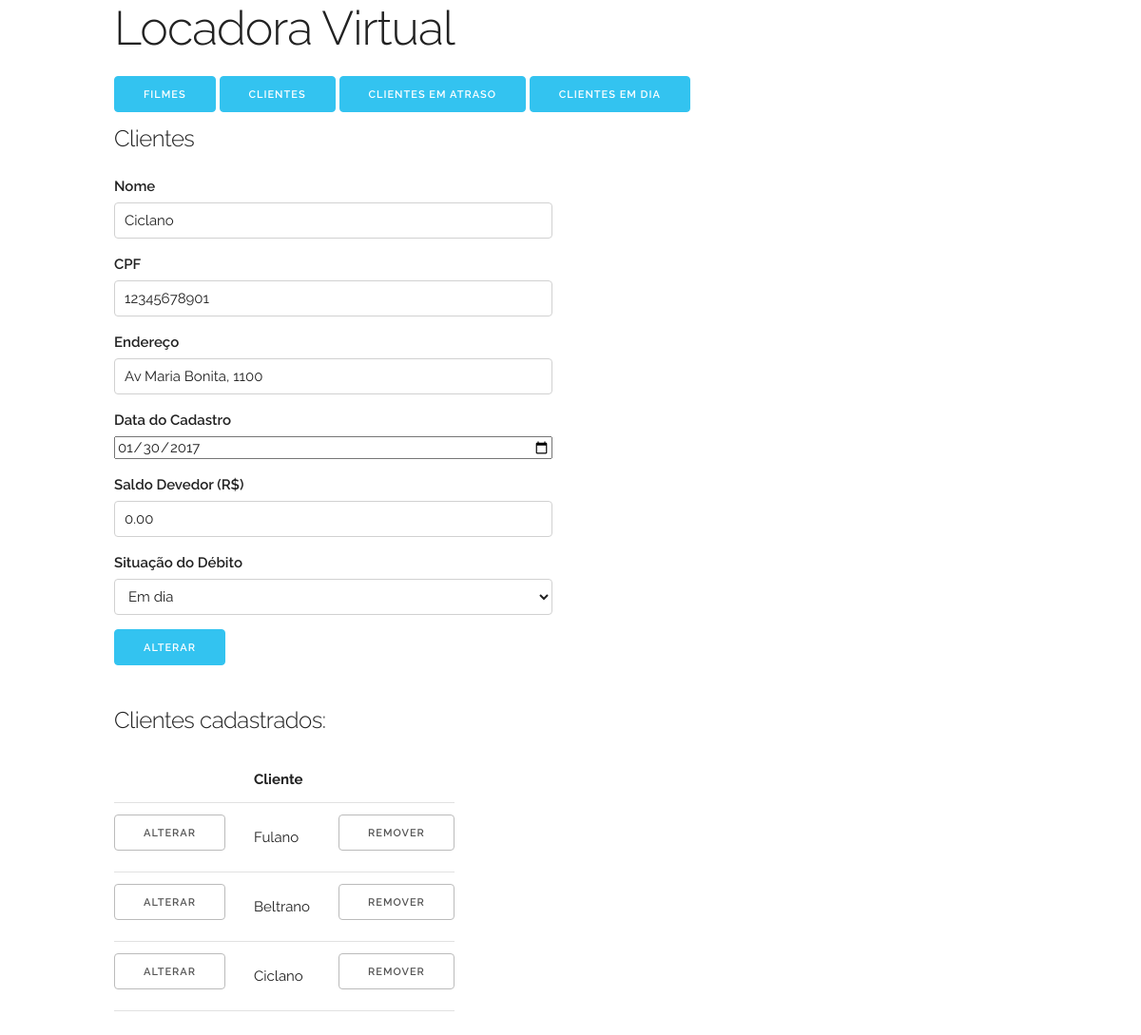
The page /index_cliente.php?acao=alterar&cpf=12345678901 on the database its author committed.
### tables this page shows
CREATE TABLE IF NOT EXISTS `cliente` (
  `cpf` VARCHAR(11) NOT NULL,
  `nome_cliente` VARCHAR(255) NOT NULL,
  `endereco` VARCHAR(45) NULL,
  `data_cadastro` TIMESTAMP NOT NULL DEFAULT CURRENT_TIMESTAMP,
  `saldo_devedor` DECIMAL(15,2) NOT NULL DEFAULT 0,
  `situacao_debito` VARCHAR(100) NOT NULL DEFAULT 'Em dia',
  UNIQUE INDEX `nome_UNIQUE` (`nome_cliente` ASC),
  UNIQUE INDEX `endereco_UNIQUE` (`endereco` ASC),
  PRIMARY KEY (`cpf`));

### public/repositorio_clientes.php (called while the page is built, shortened)
<?php
require 'conexao.php';
include 'cliente.php';
class RepositorioClientesMySQL implements IRepositorioClientes
{
  private $conexao;
  function __construct()
  {
    $this->conexao = new Conexao("mysql", getenv('MYSQL_USER'), getenv('MYSQL_PASSWORD'), getenv('MYSQL_DATABASE'));
  }
  public function buscarCliente($cpf)
  {
    $sql = "SELECT * FROM cliente WHERE cpf=?;";
    if ($stmt = $this->conexao->getConexao()->prepare($sql)) {
      $stmt->bind_param("s", $cpf);
      $stmt->execute();
      $result = $stmt->get_result();
      $cliente = $result->fetch_object();
      return new Cliente(
        $cliente->nome_cliente,
        $cliente->cpf,
        $cliente->endereco,
        $cliente->data_cadastro,
        $cliente->saldo_devedor,
        $cliente->situacao_debito
      );
    }
    printf("Erro: %s\n", mysqli_error($this->conexao->getConexao()));
    return false;
  }
  private function fetchObjectsInArray($lista)
  {
    $arrayClientes = array();
    while ($linha = mysqli_fetch_object($lista)) {
      array_push($arrayClientes, new Cliente(
        $linha->nome_cliente,
        $linha->cpf,
        $linha->endereco,
        $linha->data_cadastro,
        $linha->saldo_devedor,
        $linha->situacao_debito
      ));
    }
    return $arrayClientes;
  }
  public function getListaClientes()
  {
    $lista = $this->conexao->executarQuery('SELECT * FROM cliente;');
    return $this->fetchObjectsInArray($lista);
  }
}
$repositorio = new RepositorioClientesMySQL();

### public/conexao.php (called while the page is built, shortened)
<?php
class Conexao
{
  private $host;
  private $usuario;
  private $senha;
  private $banco;
  private $conexao;
  function __construct($host, $usuario, $senha, $banco)
  {
    $this->host = $host;
    $this->usuario = $usuario;
    $this->senha = $senha;
    $this->banco = $banco;
  }
  public function conectar()
  {
    $this->conexao = new mysqli(
      $this->host,
      $this->usuario,
      $this->senha,
      $this->banco
    );
    return true;
  }
  public function executarQuery($sql)
  {
    return $this->conexao->query($sql);
  }
  public function getConexao()
  {
    return $this->conexao;
  }
}

### public/cliente.php (called while the page is built, shortened)
<?php
class Cliente
{
  private $nomeCliente;
  private $cpf;
  private $endereco;
  private $dataCadastro;
  private $saldoDevedor;
  function __construct($nomeCliente=null, $cpf=null, $endereco=null, $dataCadastro=null, $saldoDevedor=0, $situacaoDebito=null)
  {
    $this->nomeCliente = $nomeCliente;
    $this->cpf = $cpf;
    $this->endereco = $endereco;
    $this->dataCadastro = $dataCadastro;
    if (!$dataCadastro) {
      $this->dataCadastro = date('Y-m-d');
    }
    $this->saldoDevedor = $saldoDevedor;
  }
  public function getNomeCliente()
  {
      return $this->nomeCliente;
  }
  public function getCpf()
  {
      return $this->cpf;
  }
  public function getEndereco()
  {
      return $this->endereco;
  }
  public function getDataCadastro()
  {
      return $this->dataCadastro;
  }
  public function getSaldoDevedor()
  {
      return $this->saldoDevedor;
  }
}

### public/index_cliente.php (the view, shortened to what this page needs)
<?php
require 'repositorio_clientes.php';
$acao = 'cadastrar';
$cliente = new Cliente();
$clientes = null;
$filtro_situacao_debito = 'cadastrados';
if (isset($_GET) && !empty($_GET)) {
  if (isset($_GET['acao'])) {
    $acao = $_GET['acao'];
    switch ($acao) {
      case 'remover':
      case 'alterar':
        $cpf = $_GET['cpf'];
        if ($cpf) {
          $cliente = $repositorio->buscarCliente($_GET['cpf']);
        }
        break;
    }
  }
}
if (!$clientes) {
  $clientes = $repositorio->getListaClientes();
}
?>
<!DOCTYPE html>
<html lang="en">
<head>
  <link rel="stylesheet" href="css/normalize.css">
  <link rel="stylesheet" href="css/skeleton.css">
</head>
<body>
  <div class="section hero">
    <div class="container">
      <div class="row">
          <h1 class="hero-heading">Locadora Virtual</h1>
          <a class="button button-primary" href="index.php">Filmes</a>
          <a class="button button-primary" href="index_cliente.php">Clientes</a>
          <a class="button button-primary" href="index_cliente.php?situacao_debito=atraso">Clientes em atraso</a>
          <a class="button button-primary" href="index_cliente.php?situacao_debito=dia">Clientes em dia</a>
      </div>
      <div class="row">
        <div class="one-half column">
          <h5>Clientes</h5>
          <form method="post" action="action_cliente.php">
            <?php include 'form_cliente.php'; ?>
            <input class="button-primary" type="submit" value="<?php echo ucfirst($acao); ?>">
          </form>
        </div>
      </div>
      <div class="row">
          <h5>Clientes <?php echo $filtro_situacao_debito;?>:</h5>
          <?php if (!$clientes) : ?>
            <p>Nenhum cliente cadastrado.</p>
          <?php else: ?>
          <table>
            <thead>
              <tr>
                <th></th>
                <th>Cliente</th>
                <th></th>
              </tr>
            </thead>
            <tbody>
              <?php foreach ($clientes as $cliente) : ?>
              <tr>
                <td><a class="button" href="index_cliente.php?acao=alterar&cpf=<?php echo $cliente->getCpf(); ?>">Alterar</a></td>
                <td><?php echo $cliente->getNomeCliente(); ?></td>
                <td><a class="button" href="index_cliente.php?acao=remover&cpf=<?php echo $cliente->getCpf(); ?>">Remover</a></td>
              </tr>
              <?php endforeach ?>
            </tbody>
          </table>
          <?php endif ?>
      </div>
    </div>
  </div>
</body>
</html>

### public/form_cliente.php (shortened to what this page needs)
<div class="row">
    <label for="nomeCliente">Nome</label>
    <input class="u-full-width" type="text" name="nomeCliente" id="nomeCliente" value="<?php echo $cliente->getNomeCliente(); ?>" />
</div>
<div class="row">
    <label for="cpf">CPF</label>
    <input class="u-full-width" type="text" minlength="11" maxlength="11" name="cpf" id="cpf" value="<?php echo $cliente->getCpf(); ?>" />
</div>
<div class="row">
    <label for="endereco">Endereço</label>
    <input class="u-full-width" type="text" name="endereco" id="endereco" value="<?php echo $cliente->getEndereco(); ?>" />
</div>
<div class="row">
    <label for="dataCadastro">Data do Cadastro</label>
    <input class="u-full-width" type="date" name="dataCadastro" id="dataCadastro" value="<?php echo date("Y-m-d", strtotime($cliente->getDataCadastro())); ?>" />
</div>
<div class="row">
    <label for="saldoDevedor">Saldo Devedor (R$)</label>
    <input class="u-full-width" type="number" min="0" step="0.1" name="saldoDevedor" id="saldoDevedor" value="<?php echo $cliente->getSaldoDevedor(); ?>" />
</div>
<div class="row">
    <label for="situacaoDebito">Situação do Débito</label>
    <select class="u-full-width" id="situacaoDebito" name="situacaoDebito" readonly>
      <option value="Em dia">Em dia</option>
    </select>
</div>

### public/css/skeleton.css (style rules this page uses)
.container { position: relative; width: 100%; max-width: 960px; margin: 0 auto; padding: 0 20px; box-sizing: border-box; }
.column, .columns { width: 100%; float: left; box-sizing: border-box; }
@media (min-width: 400px) { .container { width: 85%; padding: 0; } }
@media (min-width: 550px) { .container { width: 80%; } }
@media (min-width: 550px) { .column, .columns { margin-left: 4%; } }
@media (min-width: 550px) { .column:first-child, .columns:first-child { margin-left: 0; } }
@media (min-width: 550px) { .one-half.column { width: 48%; } }
html { font-size: 62.5%; }
body { font-size: 1.5em; line-height: 1.6; font-weight: 400; font-family: "Raleway", "HelveticaNeue", "Helvetica Neue", Helvetica, Arial, sans-serif; color: #222; }
h1, h2, h3, h4, h5, h6 { margin-top: 0; margin-bottom: 2rem; font-weight: 300; }
h1 { font-size: 4.0rem; line-height: 1.2; letter-spacing: -.1rem; }
h5 { font-size: 1.8rem; line-height: 1.5; letter-spacing: -.05rem; }
@media (min-width: 550px) { h1 { font-size: 5.0rem; } }
@media (min-width: 550px) { h5 { font-size: 2.4rem; } }
a { color: #1EAEDB; }
.button, button, input[type="submit"], input[type="reset"], input[type="button"] { display: inline-block; height: 38px; padding: 0 30px; color: #555; text-align: center; font-size: 11px; font-weight: 600; line-height: 38px; letter-spacing: .1rem; text-transform: uppercase; text-decoration: none; white-space: nowrap; background-color: transparent; border-radius: 4px; border: 1px solid #bbb; cursor: pointer; box-sizing: border-box; }
.button.button-primary, button.button-primary, input[type="submit"].button-primary, input[type="reset"].button-primary, input[type="button"].button-primary { color: #FFF; background-color: #33C3F0; border-color: #33C3F0; }
input[type="email"], input[type="number"], input[type="search"], input[type="text"], input[type="tel"], input[type="url"], input[type="password"], textarea, select { height: 38px; padding: 6px 10px; background-color: #fff; border: 1px solid #D1D1D1; border-radius: 4px; box-shadow: none; box-sizing: border-box; }
input[type="email"], input[type="number"], input[type="search"], input[type="text"], input[type="tel"], input[type="url"], input[type="password"], textarea { -webkit-appearance: none; -moz-appearance: none; appearance: none; }
label, legend { display: block; margin-bottom: .5rem; font-weight: 600; }
th, td { padding: 12px 15px; text-align: left; border-bottom: 1px solid #E1E1E1; }
th:first-child, td:first-child { padding-left: 0; }
th:last-child, td:last-child { padding-right: 0; }
button, .button { margin-bottom: 1rem; }
input, textarea, select, fieldset { margin-bottom: 1.5rem; }
pre, blockquote, dl, figure, table, p, ul, ol, form { margin-bottom: 2.5rem; }
.u-full-width { width: 100%; box-sizing: border-box; }
.container:after, .row:after, .u-cf { content: ""; display: table; clear: both; }

### rows shown on the page
cliente: nomeCliente "Ciclano", cpf "12345678901", endereco "Av Maria Bonita, 1100", dataCadastro "01/30/2017", saldoDevedor "0.00", nome_cliente "Ciclano"
cliente: nome_cliente "Fulano"
cliente: nome_cliente "Beltrano"

### other values the page prints
$filtro_situacao_debito "cadastrados"
